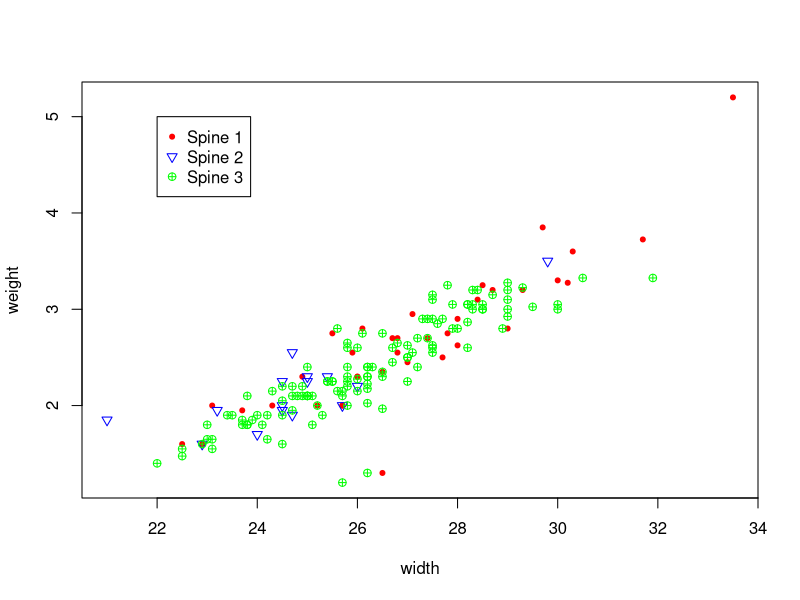

Write R code to recreate this figure.
# setwd("C:\\Users\\Keck\\Documents\\GitHub\\devcontainers-rstudio\\NUS Stuff\\DSA1101\\Data")
setwd("C:\\Users\\five8\\Documents\\GitHub\\devcontainers-rstudio\\NUS Stuff\\DSA1101\\Data")

crab <- read.csv('crab.csv')
crab$spine <- factor(crab$spine)
attach(crab)

plot(width, weight, type='n')
points(width[spine==1], weight[spine==1], col='red', pch = 20)
points(width[spine==2], weight[spine==2], col='blue', pch = 6)
points(width[spine==3], weight[spine==3], col='green', pch = 10)
legend(22, 5, legend=c("Spine 1", "Spine 2", "Spine 3"),
       col=c("red", "blue", "green"), pch=c(20, 6, 10)) # Coordinate for legend

M <- lm(weight ~ width + spine, data=crab)
summary(M)$r.squared
summary(M)$adj.r.squared

# For spine good condition: weight = −3.93 + 0.244width + 0.05540 - 0.0697(0)
# For spine broken: weight = −3.93 + 0.244width  + 0.0554(0) - 0.0697
# Diff = 0.0697

predict(M, newdata=data.frame(width=27,spine="3"))
predict(M, newdata=data.frame(width=27,spine="2"))



